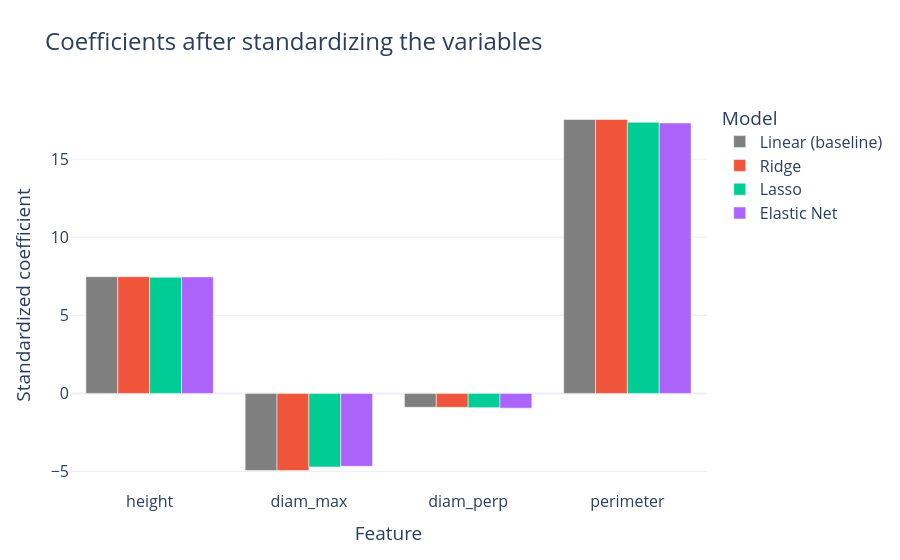

Write notebook code for a chart like this one.
### Markdown cell above
### What the regularization did
Standardized coefficients of each linear model. Ridge shrinks them, Lasso can send some to exactly zero.

### Code cell
rows = []
for name in [BASELINE, "Ridge", "Lasso", "Elastic Net"]:
    m = models[name]
    est = m.best_estimator_ if hasattr(m, "best_estimator_") else m
    for feat, coef in zip(FEATURES, est[-1].coef_):
        rows.append({"Model": name, "Feature": feat, "Standardized coefficient": coef})

fig = px.bar(pd.DataFrame(rows), x="Feature", y="Standardized coefficient", color="Model",
             barmode="group", color_discrete_map={BASELINE: "#7F7F7F"},
             title="Coefficients after standardizing the variables")
show(fig, height=700)

### Figure 1 — Plotly figure (JSON) as saved in the notebook; plotly's stock layout.template omitted (floating-point values rounded to 4 significant figures)
{"data": [{"alignmentgroup": "True", "hovertemplate": "Model=Linear (baseline)<br>Feature=%{x}<br>Standardized coefficient=%{y}<extra></extra>", "legendgroup": "Linear (baseline)", "marker": {"color": "#7F7F7F", "pattern": {"shape": ""}}, "name": "Linear (baseline)", "offsetgroup": "Linear (baseline)", "orientation": "v", "showlegend": true, "textposition": "auto", "type": "bar", "x": ["height", "diam_max", "diam_perp", "perimeter"], "xaxis": "x", "y": [7.475, -4.935, -0.8884, 17.54], "yaxis": "y"}, {"alignmentgroup": "True", "hovertemplate": "Model=Ridge<br>Feature=%{x}<br>Standardized coefficient=%{y}<extra></extra>", "legendgroup": "Ridge", "marker": {"color": "#EF553B", "pattern": {"shape": ""}}, "name": "Ridge", "offsetgroup": "Ridge", "orientation": "v", "showlegend": true, "textposition": "auto", "type": "bar", "x": ["height", "diam_max", "diam_perp", "perimeter"], "xaxis": "x", "y": [7.475, -4.934, -0.8887, 17.54], "yaxis": "y"}, {"alignmentgroup": "True", "hovertemplate": "Model=Lasso<br>Feature=%{x}<br>Standardized coefficient=%{y}<extra></extra>", "legendgroup": "Lasso", "marker": {"color": "#00cc96", "pattern": {"shape": ""}}, "name": "Lasso", "offsetgroup": "Lasso", "orientation": "v", "showlegend": true, "textposition": "auto", "type": "bar", "x": ["height", "diam_max", "diam_perp", "perimeter"], "xaxis": "x", "y": [7.437, -4.707, -0.9146, 17.36], "yaxis": "y"}, {"alignmentgroup": "True", "hovertemplate": "Model=Elastic Net<br>Feature=%{x}<br>Standardized coefficient=%{y}<extra></extra>", "legendgroup": "Elastic Net", "marker": {"color": "#ab63fa", "pattern": {"shape": ""}}, "name": "Elastic Net", "offsetgroup": "Elastic Net", "orientation": "v", "showlegend": true, "textposition": "auto", "type": "bar", "x": ["height", "diam_max", "diam_perp", "perimeter"], "xaxis": "x", "y": [7.459, -4.668, -0.9419, 17.31], "yaxis": "y"}], "layout": {"autosize": true, "barmode": "group", "font": {"size": 16}, "legend": {"title": {"text": "Model"}, "tracegroupgap": 0}, "margin": {"b": 70, "l": 70, "r": 40, "t": 100}, "title": {"font": {"size": 24}, "text": "Coefficients after standardizing the variables"}, "xaxis": {"anchor": "y", "autorange": true, "domain": [0, 1], "range": [-0.5, 3.5], "title": {"text": "Feature"}, "type": "category"}, "yaxis": {"anchor": "x", "autorange": true, "domain": [0, 1], "range": [-6.184, 18.79], "title": {"text": "Standardized coefficient"}, "type": "linear"}}}
